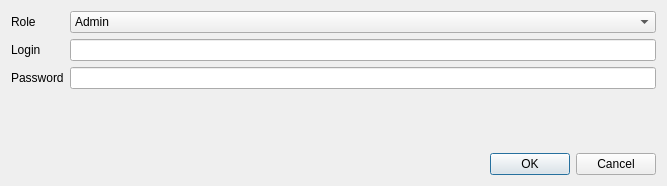
<?xml version="1.0" encoding="UTF-8"?>
<ui version="4.0">
 <class>DialogLogIn</class>
 <widget class="QDialog" name="DialogLogIn">
  <property name="geometry">
   <rect>
    <x>0</x>
    <y>0</y>
    <width>667</width>
    <height>186</height>
   </rect>
  </property>
  <property name="windowTitle">
   <string>Dialog</string>
  </property>
  <layout class="QGridLayout" name="gridLayout">
   <item row="0" column="0">
    <layout class="QFormLayout" name="formLayout">
     <item row="0" column="0">
      <widget class="QLabel" name="role_label">
       <property name="text">
        <string>Role</string>
       </property>
      </widget>
     </item>
     <item row="1" column="0">
      <widget class="QLabel" name="login_label">
       <property name="text">
        <string>Login</string>
       </property>
      </widget>
     </item>
     <item row="2" column="0">
      <widget class="QLabel" name="password_label">
       <property name="text">
        <string>Password</string>
       </property>
      </widget>
     </item>
     <item row="2" column="1">
      <widget class="QLineEdit" name="passwordEdit">
       <property name="font">
        <font>
         <bold>false</bold>
         <strikeout>false</strikeout>
         <hintingpreference>PreferDefaultHinting</hintingpreference>
        </font>
       </property>
       <property name="cursor">
        <cursorShape>IBeamCursor</cursorShape>
       </property>
       <property name="focusPolicy">
        <enum>Qt::FocusPolicy::StrongFocus</enum>
       </property>
       <property name="autoFillBackground">
        <bool>false</bool>
       </property>
       <property name="echoMode">
        <enum>QLineEdit::EchoMode::Password</enum>
       </property>
      </widget>
     </item>
     <item row="1" column="1">
      <widget class="QLineEdit" name="loginEdit"/>
     </item>
     <item row="0" column="1">
      <widget class="QComboBox" name="role_selector">
       <item>
        <property name="text">
         <string>Admin</string>
        </property>
       </item>
       <item>
        <property name="text">
         <string>Cashier</string>
        </property>
       </item>
       <item>
        <property name="text">
         <string>Supplier</string>
        </property>
       </item>
      </widget>
     </item>
    </layout>
   </item>
   <item row="1" column="0">
    <widget class="QDialogButtonBox" name="buttonBox">
     <property name="orientation">
      <enum>Qt::Orientation::Horizontal</enum>
     </property>
     <property name="standardButtons">
      <set>QDialogButtonBox::StandardButton::Cancel|QDialogButtonBox::StandardButton::Ok</set>
     </property>
    </widget>
   </item>
  </layout>
 </widget>
 <resources/>
 <connections>
  <connection>
   <sender>buttonBox</sender>
   <signal>accepted()</signal>
   <receiver>DialogLogIn</receiver>
   <slot>accept()</slot>
   <hints>
    <hint type="sourcelabel">
     <x>248</x>
     <y>254</y>
    </hint>
    <hint type="destinationlabel">
     <x>157</x>
     <y>274</y>
    </hint>
   </hints>
  </connection>
  <connection>
   <sender>buttonBox</sender>
   <signal>rejected()</signal>
   <receiver>DialogLogIn</receiver>
   <slot>reject()</slot>
   <hints>
    <hint type="sourcelabel">
     <x>316</x>
     <y>260</y>
    </hint>
    <hint type="destinationlabel">
     <x>286</x>
     <y>274</y>
    </hint>
   </hints>
  </connection>
 </connections>
</ui>
